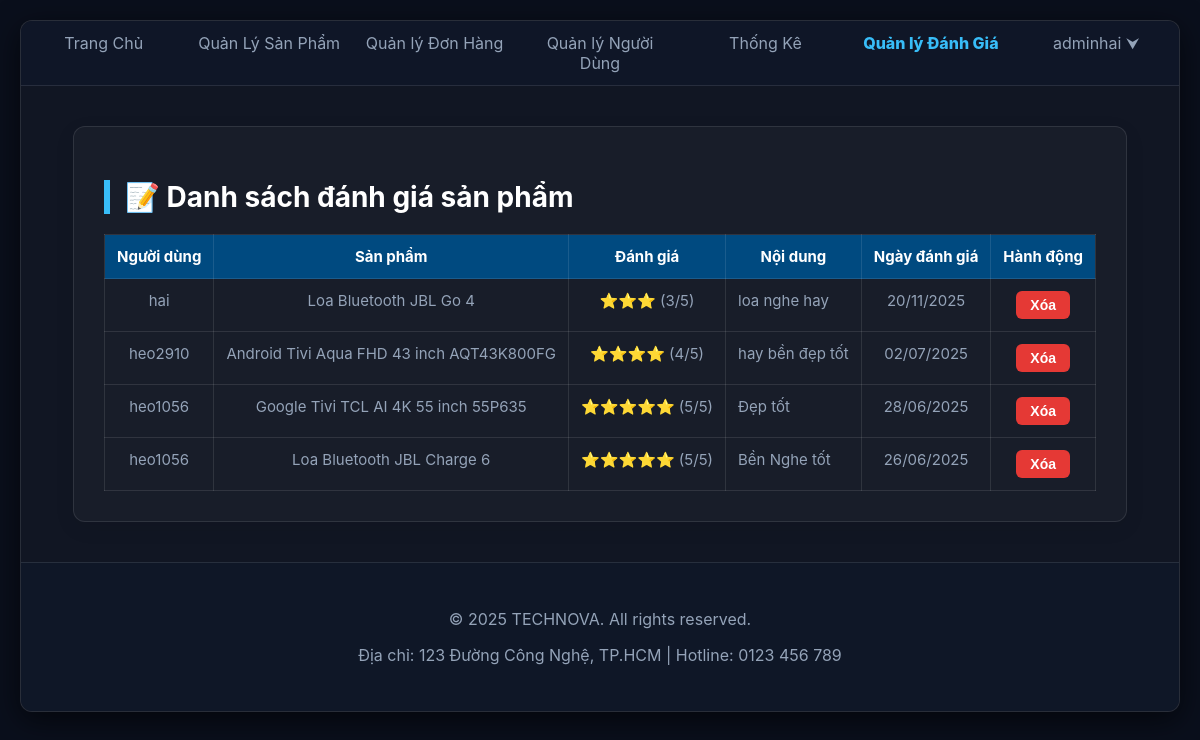
Before: /WebBanHang/admin/quanlydanhgia.php (signed in) with the older database file.
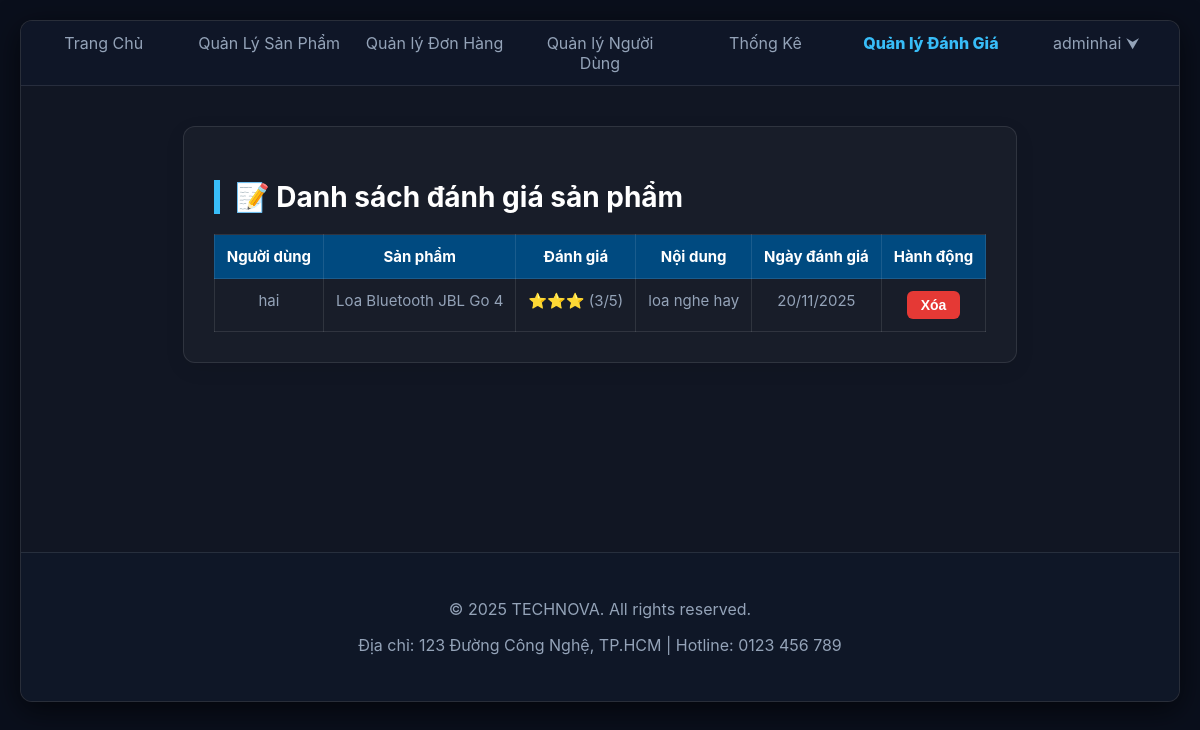
After: the same page with the newer database file.
### tables this page shows
CREATE TABLE `danh_gia_san_pham` (
  `id_danh_gia` int(11) NOT NULL,
  `id_san_pham` int(11) NOT NULL,
  `ten_nguoi_dung` varchar(100) NOT NULL,
  `diem_danh_gia` int(11) NOT NULL CHECK (`diem_danh_gia` >= 1 and `diem_danh_gia` <= 5),
  `noi_dung_binh_luan` text DEFAULT NULL,
  `ngay_danh_gia` timestamp NOT NULL DEFAULT current_timestamp()
);

CREATE TABLE `san_pham` (
  `id_san_pham` int(11) NOT NULL,
  `ten_san_pham` varchar(255) NOT NULL,
  `loai_san_pham` varchar(100) DEFAULT NULL,
  `mo_ta` text DEFAULT NULL,
  `thong_so_ky_thuat` text DEFAULT NULL,
  `video_gioi_thieu` varchar(255) DEFAULT NULL,
  `chuong_trinh_khuyen_mai` text DEFAULT NULL,
  `bao_hanh` varchar(100) DEFAULT NULL,
  `diem_danh_gia_trung_binh` decimal(2,1) DEFAULT 0.0,
  `tong_so_luot_danh_gia` int(11) DEFAULT 0
);

### WebBanHang/admin/quanlydanhgia.php (the view, shortened to what this page needs)
<?php
$current_page = basename($_SERVER['PHP_SELF']);
$conn = new mysqli("localhost", "root", "", "webbh");
$sql = "SELECT
            dg.id_danh_gia,
            dg.id_san_pham,
            dg.ten_nguoi_dung,
            dg.diem_danh_gia,
            dg.noi_dung_binh_luan,
            dg.ngay_danh_gia,
            sp.ten_san_pham
        FROM danh_gia_san_pham dg
        JOIN san_pham sp ON dg.id_san_pham = sp.id_san_pham
        ORDER BY dg.ngay_danh_gia DESC";
$result = $conn->query($sql);
?>
<!DOCTYPE html>
<html lang="vi">
<head>
    <link rel="stylesheet" href="admin.css?v=2">
</head>
<body>
<div id="fox">
    <div id="fox-nav">
        <ul>
            <li><a href="admin.php" >Trang Chủ</a></li>
            <li><a href="quanlysanpham.php" >Quản Lý Sản Phẩm</a></li>
            <li><a href="quanlydonHang.php">Quản lý Đơn Hàng</a></li>
            <li><a href="quanlynguoidung.php">Quản lý Người Dùng</a></li>
            <li><a href="quanlythongke.php">Thống Kê</a></li>
            <li><a href="quanlydanhgia.php" class="<?= ($current_page == 'quanlydanhgia.php') ? 'active' : '' ?>" >Quản lý Đánh Giá</a></li>
            <?php if (!isset($_SESSION["user"])): ?>
            <li><a href="../Login/Login.php">Đăng nhập</a></li>
        <?php else: ?>
            <?php $username = htmlspecialchars($_SESSION["user"]["username"]); ?>
            <li class="user-dropdown">
                <a href="#" id="user-toggle"><?= $username ?> ⮟</a>
            </li>
        <?php endif; ?>
        </ul>
    </div>
    <div class="admin-container">
        <h2>📝 Danh sách đánh giá sản phẩm</h2>
        <table>
            <tr>
                <th>Người dùng</th>
                <th>Sản phẩm</th>
                <th>Đánh giá</th>
                <th>Nội dung</th>
                <th>Ngày đánh giá</th>
                <th>Hành động</th>
            </tr>
            <?php while ($row = $result->fetch_assoc()): ?>
                <tr>
                    <td><?= htmlspecialchars($row['ten_nguoi_dung']) ?></td>
                    <td><?= htmlspecialchars($row['ten_san_pham']) ?></td>
                    <td><?= str_repeat("⭐", $row['diem_danh_gia']) ?> (<?= $row['diem_danh_gia'] ?>/5)</td>
                    <td style="text-align: left;"><?= nl2br(htmlspecialchars($row['noi_dung_binh_luan'])) ?></td>
                    <td><?= date("d/m/Y", strtotime($row['ngay_danh_gia'])) ?></td>
                    <td>
                        <form method="POST" action="xoadanhgia.php" onsubmit="return confirm('Bạn có chắc muốn xóa đánh giá này?');">
                            <button type="submit" class="btn-delete">Xóa</button>
                        </form>
                    </td>
                </tr>
            <?php endwhile; ?>
        </table>
    </div>
    <div id="fox-footer">
        <p>© 2025 TECHNOVA. All rights reserved.</p>
        <p>Địa chỉ: 123 Đường Công Nghệ, TP.HCM | Hotline: 0123 456 789</p>
    </div>
</div>
</body>
</html>

### WebBanHang/admin/admin.css (style rules this page uses)
:root { --bg-dark: #0a0f1c; --text-primary: #ffffff; --text-secondary: #94a3b8; --accent: #38bdf8; --accent-glow: rgba(56, 189, 248, 0.5); --glass-bg: rgba(255, 255, 255, 0.03); --glass-border: rgba(255, 255, 255, 0.1); --card-hover: rgba(255, 255, 255, 0.08); --font-main: 'Inter', sans-serif; }
body { font-family: var(--font-main); background-color: var(--bg-dark); color: var(--text-primary); margin: 20px; padding: 0; }
#fox { margin: auto; background: var(--glass-bg); border: 1px solid var(--glass-border); box-shadow: 0 8px 30px rgba(0,0,0,0.6); color: var(--text-primary); border-radius: 12px; overflow: hidden; min-height: 85vh; display: flex; flex-direction: column; }
#fox-nav { background: rgba(15, 23, 42, 0.75); backdrop-filter: blur(6px); border-bottom: 1px solid var(--glass-border); }
#fox-nav ul { list-style: none; display: flex; justify-content: center; padding: 0; margin: 0; }
#fox-nav ul li { flex: 1; text-align: center; }
#fox-nav ul li a { color: var(--text-secondary); text-decoration: none; display: inline-block; padding: 12px 10px; transition: color 0.25s ease, text-shadow 0.25s ease; }
#fox-nav ul li a.active { color: #38bdf8 ; font-weight: 800 ; }
.admin-container { max-width: 1100px; margin: 40px auto; background: linear-gradient(180deg, rgba(255,255,255,0.02), rgba(255,255,255,0.01)); border: 1px solid var(--glass-border); padding: 30px; border-radius: 12px; box-shadow: 0 10px 30px rgba(0,0,0,0.6); color: var(--text-primary); }
.admin-container h2 { font-size: 28px; color: var(--text-primary); text-align: left; margin-bottom: 20px; border-left: 6px solid var(--accent); padding-left: 15px; }
.btn-delete { background-color: rgba(229,57,53,0.12); color: #ff6b6b; border: 1px solid rgba(229,57,53,0.2); }
form button { padding: 10px 20px; background-color: var(--accent); color: var(--bg-dark); border: none; border-radius: 6px; font-weight: 700; cursor: pointer; transition: box-shadow 0.2s ease, transform 0.12s ease; }
#fox-footer { background: rgba(15, 23, 42, 0.7); color: var(--text-secondary); border-top: 1px solid var(--glass-border); padding: 30px 10px; text-align: center; margin-top: auto; }
.btn-edit, .btn-delete { display: inline-block; padding: 6px 10px; font-size: 13px; border-radius: 4px; text-decoration: none; font-weight: 700; }
.btn-delete { background-color: rgba(229,57,53,0.12); color: #ff6b6b; border: 1px solid rgba(229,57,53,0.18); }
.user-dropdown { position: relative; cursor: pointer; }

### WebBanHang/admin/quanlydanhgia.php (style rules this page uses)
.admin-container { max-width: 1100px; margin: 40px auto; padding: 30px; background: rgba(255, 255, 255, 0.03); border-radius: 12px; box-shadow: 0 6px 20px rgba(0, 0, 0, 0.08); }
h2 { color: #004a80; text-align: center; margin-bottom: 30px; }
table { width: 100%; border-collapse: collapse; font-size: 15px; }
th, td { padding: 12px; border: 1px solid var(--glass-border); vertical-align: top; text-align: center; color: #94a3b8; }
th { background: #004a80; color: white; }
.btn-delete { background: #e53935; color: white; border: none; padding: 6px 14px; font-size: 14px; border-radius: 6px; cursor: pointer; transition: background 0.3s ease; }
td form { margin: 0; }

Changed rows visible on the page:
removed danh_gia_san_pham: ten_nguoi_dung "heo2910", id_san_pham.ten_san_pham "Android Tivi Aqua FHD 43 inch AQT43K800FG", diem_danh_gia "⭐⭐⭐⭐", diem_danh_gia "4", noi_dung_binh_luan "hay bền đẹp tốt", ngay_danh_gia "02/07/2025"
removed danh_gia_san_pham: ten_nguoi_dung "heo1056", id_san_pham.ten_san_pham "Google Tivi TCL AI 4K 55 inch 55P635", diem_danh_gia "⭐⭐⭐⭐⭐", diem_danh_gia "5", noi_dung_binh_luan "Đẹp tốt", ngay_danh_gia "28/06/2025"
removed danh_gia_san_pham: ten_nguoi_dung "heo1056", id_san_pham.ten_san_pham "Loa Bluetooth JBL Charge 6", diem_danh_gia "⭐⭐⭐⭐⭐", diem_danh_gia "5", noi_dung_binh_luan "Bền Nghe tốt", ngay_danh_gia "26/06/2025"
